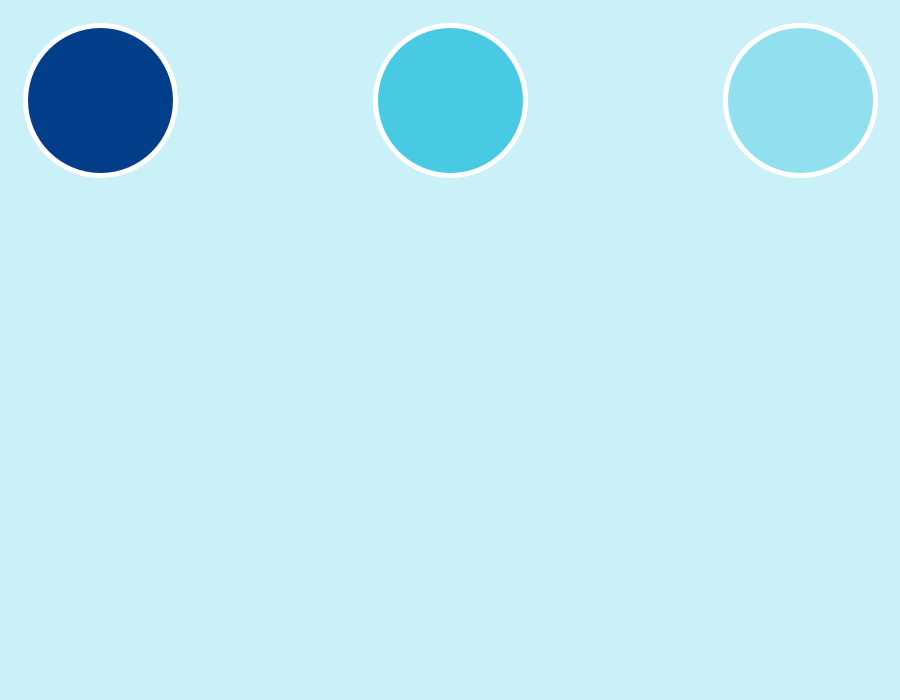
Frame 1 (no input)
Frame 60 (the mouse pressed at the canvas centre just before this capture): identical to frame 1, image omitted
Frame 120 (the mouse held since frame 60 and released just before this capture): identical to frame 1, image omitted

The Processing sketch that drew this single still picture (run headless with seeded random() and noise(); from frame 60 on, the mouse is pressed at the canvas centre):

// Processing sketch: goofy_lock
// ── goofy_lock.pde
//metal gear solid 3 is next up
//pallette of colours
color low = #023E8A;
color mid = #48CAE4;
color high = #90E0EF;
color bg = #CAF0F8;
color stroke = #080808;

color metal;

void setup () {
  size(900, 700);
  strokeWeight(5);
  metal = bg;
  stroke(low);
}

void draw() {
  background(metal);

  if (dist(100, 100, mouseX, mouseY) < 75) {
    stroke(stroke);
  } else {
    stroke(255);
  }
  
  fill(low);
  
  ellipse(100, 100, 150, 150);

  if (dist(450, 100, mouseX, mouseY) < 75) {
    stroke(stroke);
  } else {
    stroke(255);
  }
  fill(mid);
  
  ellipse(450, 100, 150, 150);


  if (dist(800, 100, mouseX, mouseY) < 75) {
    stroke(stroke);
  } else {
    stroke(255);
  }

  fill(high);
  
  ellipse(800, 100, 150, 150);
}
void mouseReleased() {
  if (dist(100, 100, mouseX, mouseY) < 75) {
    metal = low;
  }
  if (dist(450, 100, mouseX, mouseY) < 75) {
    metal = mid;
  }

  if (dist(800, 100, mouseX, mouseY) < 75) {
    metal = high;
  }
}
